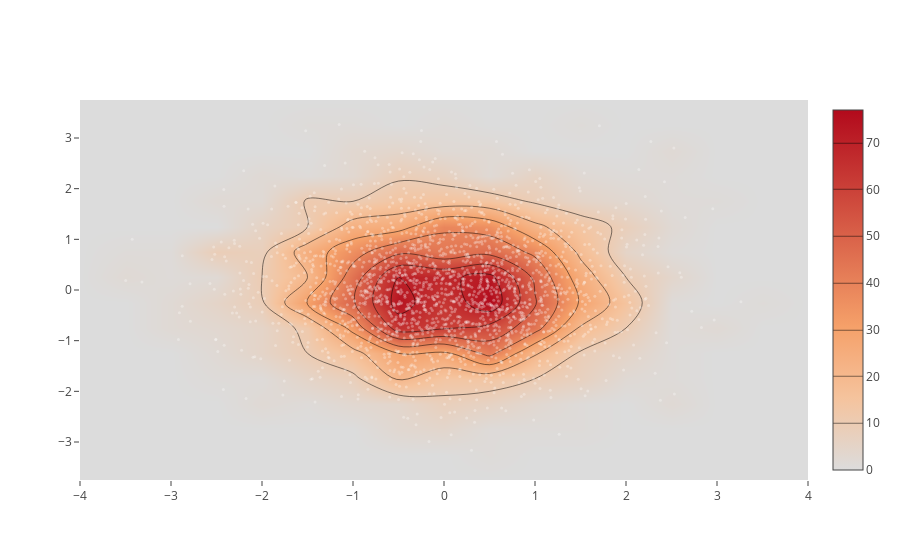

The notebook cell this image was saved under:
### Code cell
import plotly.graph_objs as go

import numpy as np

x = np.random.randn(2000)
y = np.random.randn(2000)
iplot([go.Histogram2dContour(x=x, y=y, contours=dict(coloring='heatmap')),
       go.Scatter(x=x, y=y, mode='markers', marker=dict(color='white', size=3, opacity=0.3))], show_link=False)

### Figure 1 — Plotly figure (JSON) as saved in the notebook; plotly's stock layout.template omitted (floating-point values rounded to 4 significant figures; data arrays with more than 128 entries replaced by an {"elided": "..."} marker saying what was removed)
{"data": [{"contours": {"coloring": "heatmap"}, "type": "histogram2dcontour", "x": {"elided": "2000 float values"}, "y": {"elided": "2000 float values"}}, {"marker": {"color": "white", "opacity": 0.3, "size": 3}, "mode": "markers", "type": "scatter", "x": {"elided": "2000 float values"}, "y": {"elided": "2000 float values"}}], "layout": {}}
